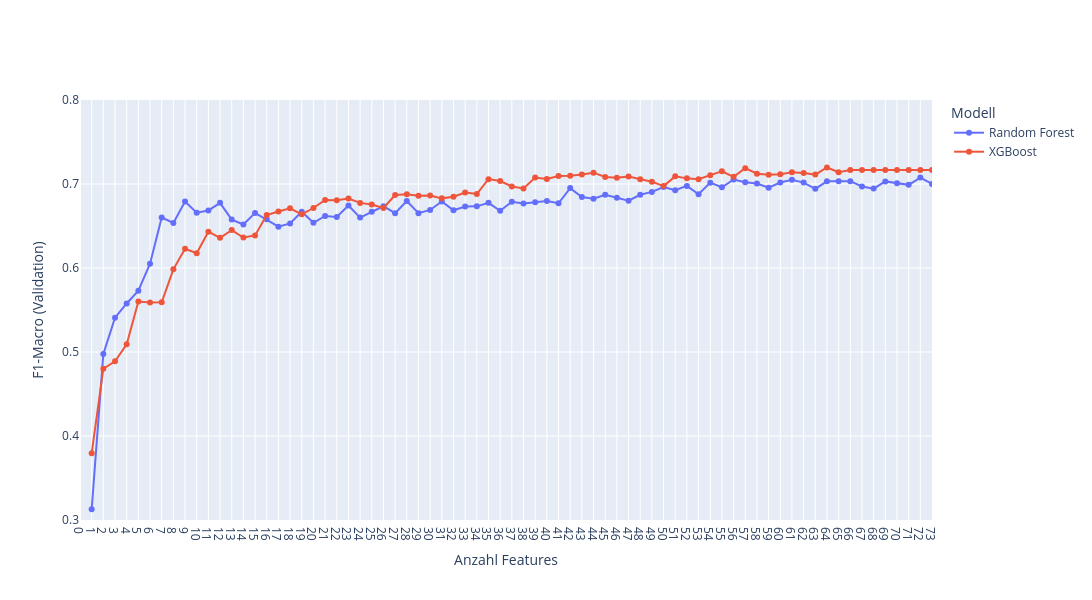

Source (notebook cell):
### Code cell
# plot the feature selection curve for both models
plot_feature_selection_curve(df_merged, xaxis_range=[0, 73], yaxis_range=[0.3, 0.8], title=" ", save="feature_selection_curve", chapter="implementation")

### Figure 1 — Plotly figure (JSON) as saved in the notebook; plotly's stock layout.template omitted (floating-point values rounded to 4 significant figures)
{"data": [{"hovertemplate": "Features: %{x}<br>Last added: %{text}<br>F1-Macro: %{y:.4f}<extra></extra>", "line": {"color": "#636EFA"}, "marker": {"size": 6}, "mode": "lines+markers", "name": "Random Forest", "showlegend": true, "text": ["geom_layer_count", "geom_ratio_area_vol", "aabb_diagonal", "tfbb_ratio_02", "tfbb_extent_0", "topo_max_face_area", "aabb_max_z", "tfbb_sphericity", "topo_avg_face_area", "geom_z_max", "geom_centroid_z", "geom_z_min", "aabb_min_z", "geom_z_range", "geom_surface_area", "tfbb_extent_1", "tfbb_linearity", "geom_compactness", "aabb_ratio_z_y", "topo_face_count", "aabb_ratio_z_x", "topo_genus", "geom_projected_area", "tfbb_extent_2", "aabb_len_x", "topo_vertex_count", "tfbb_planarity", "aabb_len_z", "tfbb_ratio_01", "topo_unique_edge_count", "tfbb_ratio_12", "geom_volume", "mat_metall", "tfbb_volume", "topo_vertex_edge_ratio", "aabb_ratio_x_y", "aabb_len_y", "aabb_volume", "horizontal_elements_above", "aabb_max_x", "aabb_max_y", "horizontal_elements_below", "tfbb_primary_ax_y", "topo_euler_characteristic", "topo_connected_components", "mat_holz", "aabb_min_y", "tfbb_primary_ax_z", "geom_centroid_x", "geom_centroid_y", "mat_belag", "mat_allgemein", "aabb_min_x", "mat_aluminium", "mat_beton", "tfbb_primary_ax_x", "mat_kunststein", "mat_stahl", "mat_dämm", "mat_bekleidung", "mat_kies", "mat_gips", "mat_zement", "mat_werkstoff", "mat_backstein", "mat_naturstein", "mat_glas", "mat_keramik", "mat_kalksandstein", "mat_putz", "mat_mörtel", "mat_foamglas", "mat_kunststoff"], "type": "scatter", "x": [1, 2, 3, 4, 5, 6, 7, 8, 9, 10, 11, 12, 13, 14, 15, 16, 17, 18, 19, 20, 21, 22, 23, 24, 25, 26, 27, 28, 29, 30, 31, 32, 33, 34, 35, 36, 37, 38, 39, 40, 41, 42, 43, 44, 45, 46, 47, 48, 49, 50, 51, 52, 53, 54, 55, 56, 57, 58, 59, 60, 61, 62, 63, 64, 65, 66, 67, 68, 69, 70, 71, 72, 73], "y": [0.3127, 0.4976, 0.5408, 0.5578, 0.5729, 0.6052, 0.6601, 0.6536, 0.6791, 0.6658, 0.6685, 0.6776, 0.6576, 0.6518, 0.6656, 0.6579, 0.6492, 0.653, 0.667, 0.6538, 0.662, 0.6608, 0.6744, 0.66, 0.667, 0.6735, 0.6652, 0.6798, 0.6652, 0.6691, 0.6792, 0.6687, 0.6731, 0.6734, 0.6776, 0.6682, 0.6788, 0.6767, 0.6782, 0.6798, 0.6771, 0.6951, 0.6846, 0.6824, 0.6872, 0.6836, 0.6801, 0.6872, 0.6906, 0.6964, 0.6925, 0.6977, 0.6878, 0.7016, 0.6961, 0.7054, 0.7021, 0.7005, 0.6956, 0.7017, 0.705, 0.7017, 0.6942, 0.7032, 0.7032, 0.7034, 0.6971, 0.6945, 0.7031, 0.7008, 0.699, 0.7076, 0.7001]}, {"hovertemplate": "Features: %{x}<br>Last added: %{text}<br>F1-Macro: %{y:.4f}<extra></extra>", "line": {"color": "#EF553B"}, "marker": {"size": 6}, "mode": "lines+markers", "name": "XGBoost", "showlegend": true, "text": ["geom_layer_count", "topo_unique_edge_count", "mat_belag", "mat_gips", "topo_euler_characteristic", "mat_kies", "mat_beton", "aabb_ratio_x_y", "geom_ratio_area_vol", "mat_zement", "aabb_len_x", "mat_metall", "mat_bekleidung", "mat_backstein", "mat_kunststein", "aabb_len_y", "geom_compactness", "aabb_len_z", "aabb_max_z", "aabb_ratio_z_y", "tfbb_extent_2", "mat_aluminium", "tfbb_ratio_12", "aabb_max_x", "aabb_ratio_z_x", "topo_connected_components", "topo_avg_face_area", "topo_face_count", "mat_werkstoff", "topo_vertex_edge_ratio", "tfbb_extent_1", "mat_allgemein", "topo_vertex_count", "tfbb_extent_0", "aabb_min_z", "geom_centroid_x", "geom_projected_area", "horizontal_elements_below", "aabb_max_y", "mat_dämm", "tfbb_volume", "mat_stahl", "geom_surface_area", "horizontal_elements_above", "geom_centroid_z", "topo_max_face_area", "tfbb_planarity", "geom_volume", "aabb_volume", "mat_holz", "topo_genus", "aabb_min_x", "aabb_min_y", "geom_centroid_y", "tfbb_sphericity", "tfbb_ratio_02", "tfbb_linearity", "tfbb_primary_ax_z", "mat_keramik", "mat_kalksandstein", "aabb_diagonal", "mat_glas", "tfbb_ratio_01", "tfbb_primary_ax_x", "tfbb_primary_ax_y", "mat_naturstein", "geom_z_range", "mat_kunststoff", "geom_z_max", "mat_mörtel", "mat_putz", "geom_z_min", "mat_foamglas"], "type": "scatter", "x": [1, 2, 3, 4, 5, 6, 7, 8, 9, 10, 11, 12, 13, 14, 15, 16, 17, 18, 19, 20, 21, 22, 23, 24, 25, 26, 27, 28, 29, 30, 31, 32, 33, 34, 35, 36, 37, 38, 39, 40, 41, 42, 43, 44, 45, 46, 47, 48, 49, 50, 51, 52, 53, 54, 55, 56, 57, 58, 59, 60, 61, 62, 63, 64, 65, 66, 67, 68, 69, 70, 71, 72, 73], "y": [0.3796, 0.4801, 0.489, 0.5092, 0.56, 0.5588, 0.5591, 0.5984, 0.6228, 0.6175, 0.6432, 0.6359, 0.6451, 0.6363, 0.6388, 0.6631, 0.6673, 0.6711, 0.6639, 0.6714, 0.681, 0.6807, 0.6826, 0.6775, 0.6755, 0.6714, 0.6869, 0.6878, 0.6861, 0.6862, 0.6829, 0.6849, 0.6899, 0.6881, 0.7058, 0.7036, 0.697, 0.6946, 0.7076, 0.7061, 0.7095, 0.7099, 0.7113, 0.7135, 0.7083, 0.7075, 0.709, 0.7058, 0.7028, 0.6975, 0.7091, 0.7067, 0.7056, 0.7105, 0.7152, 0.7085, 0.7188, 0.7123, 0.7111, 0.7116, 0.714, 0.7132, 0.7112, 0.7197, 0.714, 0.7166, 0.7166, 0.7166, 0.7166, 0.7166, 0.7166, 0.7166, 0.7166]}], "layout": {"height": 600, "legend": {"title": {"text": "Modell"}}, "margin": {}, "title": {"text": " "}, "width": 1400, "xaxis": {"dtick": 1, "range": [0, 73], "tick0": 1, "tickmode": "linear", "title": {"text": "Anzahl Features"}}, "yaxis": {"range": [0.3, 0.8], "title": {"text": "F1-Macro (Validation)"}}}}
